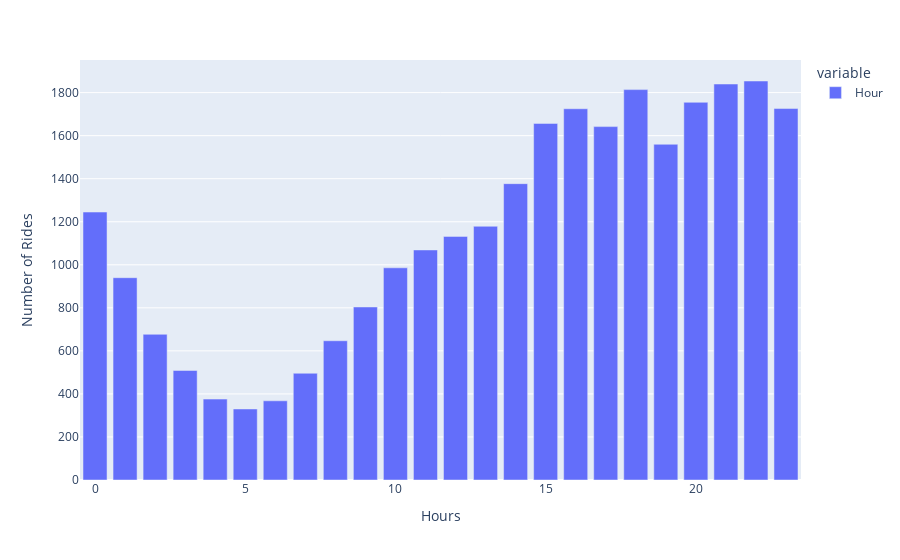

The notebook cell saved with this chart:
### Code cell
byHourFigure

### Figure 1 — Plotly figure (JSON) as saved in the notebook; plotly's stock layout.template omitted (floating-point values rounded to 4 significant figures)
{"data": [{"alignmentgroup": "True", "hovertemplate": "variable=Hour<br>Hours=%{x}<br>Number of Rides=%{y}<extra></extra>", "legendgroup": "Hour", "marker": {"color": "#636efa", "pattern": {"shape": ""}}, "name": "Hour", "offsetgroup": "Hour", "orientation": "v", "showlegend": true, "textposition": "auto", "type": "bar", "x": [0, 1, 2, 3, 4, 5, 6, 7, 8, 9, 10, 11, 12, 13, 14, 15, 16, 17, 18, 19, 20, 21, 22, 23], "xaxis": "x", "y": [1245, 940, 677, 509, 376, 330, 368, 496, 647, 804, 986, 1069, 1132, 1179, 1377, 1657, 1725, 1642, 1814, 1560, 1755, 1840, 1854, 1726], "yaxis": "y"}], "layout": {"barmode": "relative", "legend": {"title": {"text": "variable"}, "tracegroupgap": 0}, "margin": {"t": 60}, "xaxis": {"anchor": "y", "domain": [0, 1], "title": {"text": "Hours"}}, "yaxis": {"anchor": "x", "domain": [0, 1], "title": {"text": "Number of Rides"}}}}
